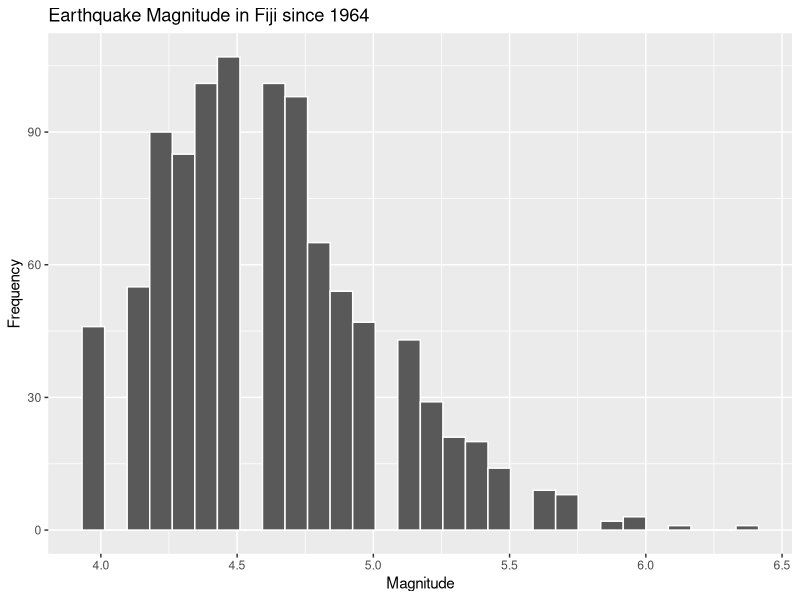

This chart was generated by the following R code:
## ---- chunk 1
knitr::opts_chunk$set(include = F, echo = F)
## ---- chunk 2
#SOLUTION: causative
## ---- chunk 3
#SOLUTION: predictive
## ---- chunk 4
#SOLUTION: descriptive
## ---- chunk 5
#SOLUTION: Problem, Plan, Data, Analysis, Conclusion
#.2 points each
## ---- chunk 6
#SOLUTION: covid_data, covid_data, mutate, rate_unempl
#1/4 point for each correct response. no marks off for spelling
## ---- chunk 7
#SOLUTION: filter()
## ---- chunk 8
#SOLUTION: dim(), str() would also work, maybe others?
## ---- chunk 9
library(ggplot2)
ggplot(data = quakes, aes(x = mag)) +
  geom_histogram(col = "white") +
  labs(title = "Earthquake Magnitude in Fiji since 1964",
       x = "Magnitude",
       y = "Frequency")
## ---- chunk 10
#Suggested Rubric:
# +2: Everything correct
# +1.5: Forgot x/y axes OR title, or minor mistakes
# +1: Forgot x/y axes AND title, or more mistakes
# 0.5: Many mistakes
# 0: Blank, very incorrect

#can forget color = "white"
## ---- chunk 11
#SOLUTION: numeric, continuous
